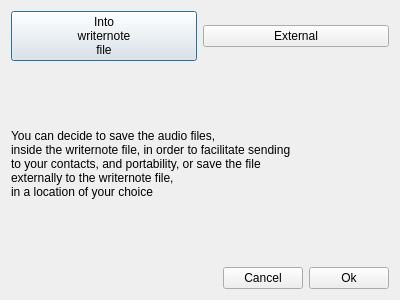
<?xml version="1.0" encoding="UTF-8"?>
<ui version="4.0">
 <class>audio_default_location</class>
 <widget class="QDialog" name="audio_default_location">
  <property name="geometry">
   <rect>
    <x>0</x>
    <y>0</y>
    <width>400</width>
    <height>300</height>
   </rect>
  </property>
  <property name="windowTitle">
   <string>Default location audio</string>
  </property>
  <layout class="QVBoxLayout" name="verticalLayout">
   <item>
    <layout class="QHBoxLayout" name="horizontalLayout">
     <item>
      <widget class="QPushButton" name="button_into">
       <property name="text">
        <string>Into 
writernote 
file</string>
       </property>
       <property name="checkable">
        <bool>true</bool>
       </property>
      </widget>
     </item>
     <item>
      <widget class="QPushButton" name="button_ext">
       <property name="text">
        <string>External</string>
       </property>
       <property name="checkable">
        <bool>true</bool>
       </property>
       <property name="checked">
        <bool>false</bool>
       </property>
      </widget>
     </item>
    </layout>
   </item>
   <item>
    <widget class="QLabel" name="label">
     <property name="text">
      <string>You can decide to save the audio files, 
inside the writernote file, in order to facilitate sending 
to your contacts, and portability, or save the file 
externally to the writernote file, 
in a location of your choice</string>
     </property>
    </widget>
   </item>
   <item>
    <layout class="QHBoxLayout" name="horizontalLayout_2">
     <item>
      <spacer name="horizontalSpacer">
       <property name="orientation">
        <enum>Qt::Horizontal</enum>
       </property>
       <property name="sizeHint" stdset="0">
        <size>
         <width>40</width>
         <height>20</height>
        </size>
       </property>
      </spacer>
     </item>
     <item>
      <widget class="QPushButton" name="button_cancel">
       <property name="text">
        <string>Cancel</string>
       </property>
      </widget>
     </item>
     <item>
      <widget class="QPushButton" name="button_ok">
       <property name="text">
        <string>Ok</string>
       </property>
      </widget>
     </item>
    </layout>
   </item>
  </layout>
 </widget>
 <resources/>
 <connections/>
</ui>
